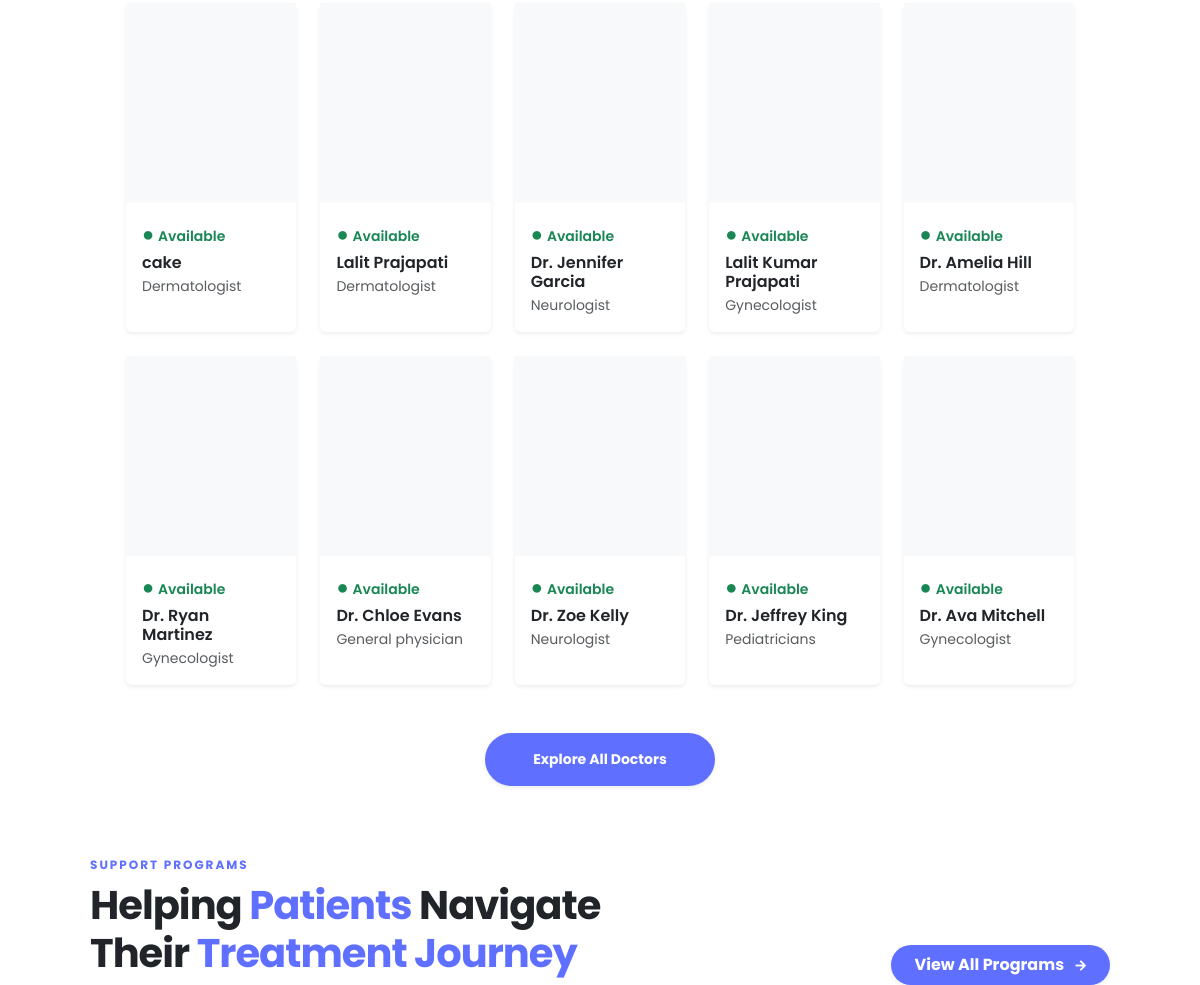
The app's page / (middle part), older data.
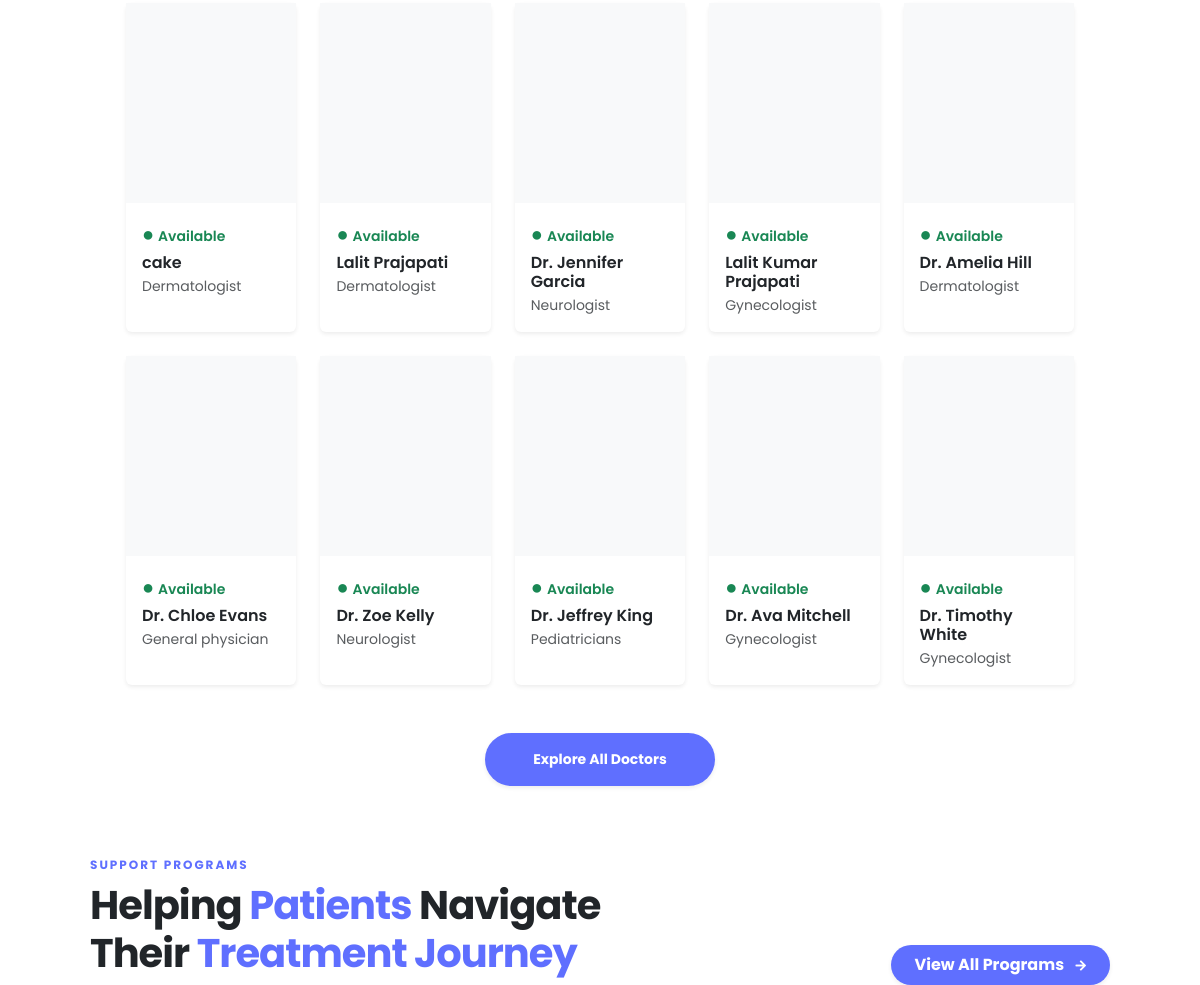
The same page, newer data.
### appointment/models.py (models this page shows, shortened)
class Doctor(models.Model):
    image = CloudinaryField('image', folder='doctor_image')
    name = models.CharField(max_length=100)
    email = models.EmailField()
    username = models.CharField(max_length=255, unique=True)
    password = models.CharField(max_length=100)
    experience = models.IntegerField()
    fees = models.FloatField()
    category = models.ForeignKey(Category, on_delete=models.CASCADE)
    degree = models.CharField(max_length=50)
    about = models.TextField()
    address = models.TextField()
    available = models.BooleanField(default=True)

class Category(models.Model):
    name = models.CharField(max_length=100)
    def __str__(self):
        return self.name

### appointment/views.py (the view)
# urls.py: path('', views.index, name='home'),
def index(request):
    doctors = Doctor.objects.filter(available=True).order_by('-id')[:10]
    return render(request, 'index.html', {'doctors': doctors, })

### templates/index.html (shortened to what this page needs)
{% extends "layout.html" %}
{% load static %}
{% block contant %}
    <main class="container py-5 px-5">
        <section class="mt-5 px-5">
            <div class="row row-cols-2 row-cols-sm-5 g-4">
                {% for doctor in doctors %}
                <div class="col" data-aos="fade-up" data-aos-delay="{{ forloop.counter0|add:1 }}00">
                    <div class="card border-0 rounded shadow-sm h-100"
                        style="transition: all 0.3s ease;"
                        onmouseover="this.style.transform='translateY(-10px)'; this.style.boxShadow='0 15px 30px rgba(0,0,0,0.15)'"
                        onmouseout="this.style.transform='translateY(0px)'; this.style.boxShadow=''">
                        <div class="bg-light d-flex justify-content-center align-items-center overflow-hidden"
                            style="height: 200px;">
                        </div>
                        <div class="card-body pb-3 d-flex flex-column">
                            <p class="text-success small fw-semibold mb-1">
                                <span class="me-1 fs-5">●</span>Available
                            </p>
                            <h6 class="card-title fw-semibold mb-1">
                                {{ doctor.name }}
                            </h6>
                            <p class="text-muted small mb-0">
                                {{ doctor.category }}
                            </p>
                        </div>
                    </div>
                </div>
                {% endfor %}
            </div>
            <div class="text-center mt-5" data-aos="zoom-in">
                <a href="{% url 'doctor' 'all doctor' %}"
                class="btn rounded-pill px-5 py-3 fw-bold shadow-sm"
                style="background-color: #5f6fff; color: white; border: none; transition: 0.3s; font-size: 14px;"
                onmouseover="this.style.backgroundColor='#4a59e0'; this.style.transform='translateY(-2px)';"
                onmouseout="this.style.backgroundColor='#5f6fff'; this.style.transform='translateY(0px)';">
                    Explore All Doctors
                </a>
            </div>
        </section>
        <section class="container my-5 py-4">
            <div class="d-flex justify-content-between align-items-end mb-5 flex-wrap gap-3">
                <div data-aos="fade-right" style="max-width: 600px;">
                    <h6 class="text-uppercase fw-bold mb-2" style="color: #5f6fff; letter-spacing: 2px; font-size: 12px;">Support Programs</h6>
                    <h2 class="fw-bold display-6 text-dark" style="letter-spacing: -1px;">
                        Helping <span style="color: #5f6fff;">Patients</span> Navigate Their
                        <span style="color: #5f6fff;">Treatment Journey</span>
                    </h2>
                </div>
                <a href="{% url 'patient_programs' %}"
                class="btn rounded-pill px-4 py-2 fw-bold shadow-sm"
                style="background-color: #5f6fff; color: white; border: none; transition: 0.3s;"
                onmouseover="this.style.backgroundColor='#4a59e0'; this.style.transform='translateX(5px)'"
                onmouseout="this.style.backgroundColor='#5f6fff'; this.style.transform='translateX(0px)'"
                data-aos="fade-left">
                    View All Programs <i class="fas fa-arrow-right ms-2" style="font-size: 12px;"></i>
                </a>
            </div>
        </section>
    </main>
{% endblock contant %}

Row changes from the older to the newer data that the page shows:
no longer on this page (row edited): Doctor: name "Dr. Ryan Martinez", category "Gynecologist"
now on this page (row unchanged): Doctor: name "Dr. Timothy White", category "Gynecologist"
